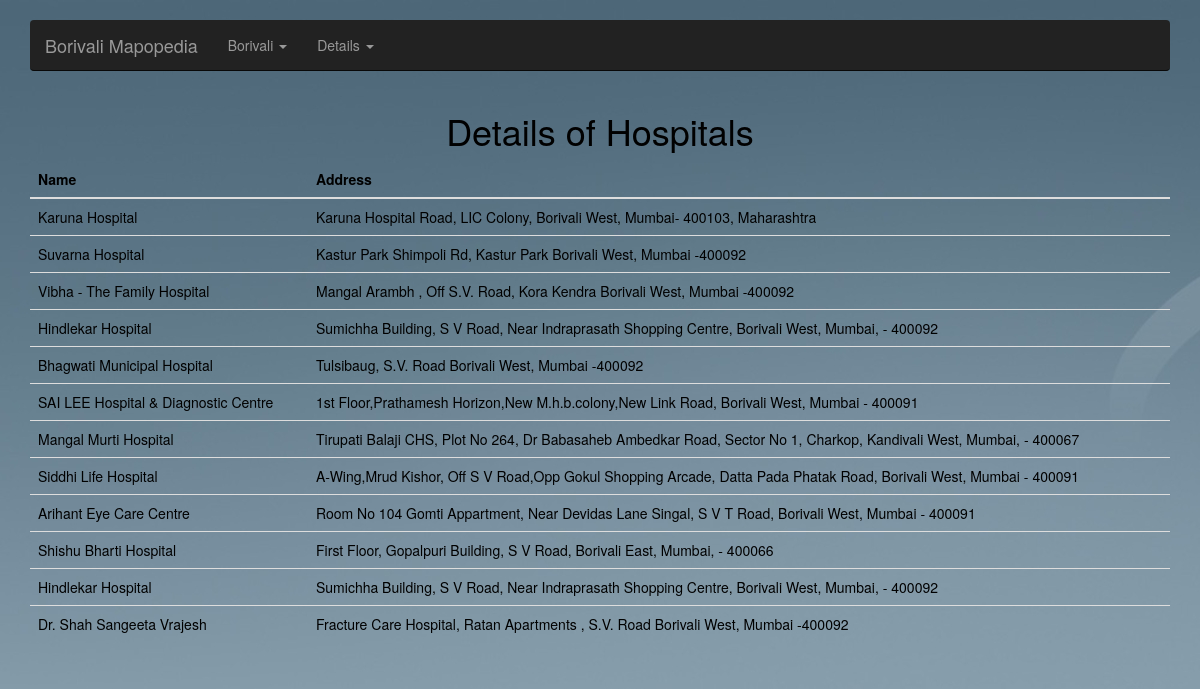
Screenshot of /hospitals.php with the database file from the repository.
### tables this page shows
CREATE TABLE IF NOT EXISTS `hospitals` (
  `b_id` int(5) NOT NULL,
  `b_name` varchar(50) NOT NULL,
  `b_address` text NOT NULL,
  PRIMARY KEY (`b_id`)
);

### hospitals.php (the view, shortened to what this page needs)
<!DOCTYPE html>
<html lang="en">
  <head>
    <link href="static/css/bootstrap.min.css" rel="stylesheet">
    <link href="static/css/carousel.css" rel="stylesheet">
  </head>
  <body style="background-image:url(static/images/1.jpg)">
<?php include 'db.php';
 $con = connect();
$result = mysqli_query($con, "SELECT b_name as Name, b_address as Address FROM hospitals");
?>
    <div class="navbar-wrapper">
      <div class="container">
        <div class="navbar navbar-inverse navbar-static-top">
          <div class="container">
            <div class="navbar-header">
              <a class="navbar-brand" href="Homepage.html">Borivali Mapopedia</a>
            </div>
            <div class="navbar-collapse collapse">
              <ul class="nav navbar-nav">
                <li class="dropdown">
                  <a href="#" class="dropdown-toggle" data-toggle="dropdown"> Borivali <b class="caret"></b></a>
                </li>
                <li class="dropdown">
                  <a href="#" class="dropdown-toggle" data-toggle="dropdown"> Details <b class="caret"></b></a>
                </li>
              </ul>
            </div>
          </div>
        </div>
      </div>
    </div>
    <div class="container">
      <font color="black">
      <h1 align='center'>Details of Hospitals </h1>
      <table class="table table-hover">
        <thead>
          <tr>
          </tr>
        </thead>
        <tbody>
       <?php while($row = mysqli_fetch_row($result))
       {
          echo "<tr>";
          foreach($row as $_column)
          {
              echo "<td>{$_column}</td>";
          }
          echo "</tr>";
      } ?>
        </tbody>
      </table>
    </font>
    </div>
</body>
</html>

### static/css/carousel.css (style rules this page uses)
body { padding-bottom: 40px; color: #5a5a5a; }
.navbar-wrapper { position: relative; z-index: 15; }
@media (min-width: 768px) { .navbar-wrapper { margin-top: 20px; } }
@media (min-width: 768px) { .navbar-wrapper .navbar { border-radius: 4px; } }

### rows the page displays
hospitals: b_name "Karuna Hospital", b_address "Karuna Hospital Road, LIC Colony, Borivali West, Mumbai- 400103, Maharashtra"
hospitals: b_name "Suvarna Hospital", b_address "Kastur Park Shimpoli Rd, Kastur Park Borivali West, Mumbai -400092"
hospitals: b_name "Vibha - The Family Hospital", b_address "Mangal Arambh , Off S.V. Road, Kora Kendra Borivali West, Mumbai -400092"
hospitals: b_name "Hindlekar Hospital", b_address "Sumichha Building, S V Road, Near Indraprasath Shopping Centre, Borivali West, Mumbai, - 400092"
hospitals: b_name "Bhagwati Municipal Hospital", b_address "Tulsibaug, S.V. Road Borivali West, Mumbai -400092"
hospitals: b_name "SAI LEE Hospital & Diagnostic Centre", b_address "1st Floor,Prathamesh Horizon,New M.h.b.colony,New Link Road, Borivali West, Mumbai - 400091"
hospitals: b_name "Mangal Murti Hospital", b_address "Tirupati Balaji CHS, Plot No 264, Dr Babasaheb Ambedkar Road, Sector No 1, Charkop, Kandivali West, Mumbai, - 400067"
hospitals: b_name "Siddhi Life Hospital", b_address "A-Wing,Mrud Kishor, Off S V Road,Opp Gokul Shopping Arcade, Datta Pada Phatak Road, Borivali West, Mumbai - 400091"
hospitals: b_name "Arihant Eye Care Centre", b_address "Room No 104 Gomti Appartment, Near Devidas Lane Singal, S V T Road, Borivali West, Mumbai - 400091"
hospitals: b_name "Shishu Bharti Hospital", b_address "First Floor, Gopalpuri Building, S V Road, Borivali East, Mumbai, - 400066"
hospitals: b_name "Hindlekar Hospital", b_address "Sumichha Building, S V Road, Near Indraprasath Shopping Centre, Borivali West, Mumbai, - 400092"
hospitals: b_name "Dr. Shah Sangeeta Vrajesh", b_address "Fracture Care Hospital, Ratan Apartments , S.V. Road Borivali West, Mumbai -400092"

### other values shown
$property->name "Name"
$property->name "Address"
